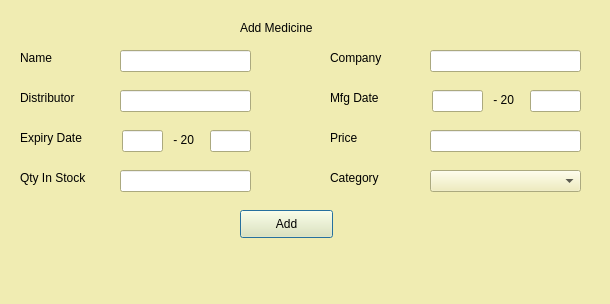
<?xml version="1.0" encoding="UTF-8"?>
<ui version="4.0">
 <class>AddMedicine</class>
 <widget class="QDialog" name="AddMedicine">
  <property name="geometry">
   <rect>
    <x>0</x>
    <y>0</y>
    <width>610</width>
    <height>304</height>
   </rect>
  </property>
  <property name="palette">
   <palette>
    <active>
     <colorrole role="WindowText">
      <brush brushstyle="SolidPattern">
       <color alpha="255">
        <red>0</red>
        <green>0</green>
        <blue>0</blue>
       </color>
      </brush>
     </colorrole>
     <colorrole role="Button">
      <brush brushstyle="SolidPattern">
       <color alpha="255">
        <red>240</red>
        <green>236</green>
        <blue>178</blue>
       </color>
      </brush>
     </colorrole>
     <colorrole role="Light">
      <brush brushstyle="SolidPattern">
       <color alpha="255">
        <red>255</red>
        <green>255</green>
        <blue>255</blue>
       </color>
      </brush>
     </colorrole>
     <colorrole role="Midlight">
      <brush brushstyle="SolidPattern">
       <color alpha="255">
        <red>247</red>
        <green>245</green>
        <blue>216</blue>
       </color>
      </brush>
     </colorrole>
     <colorrole role="Dark">
      <brush brushstyle="SolidPattern">
       <color alpha="255">
        <red>120</red>
        <green>118</green>
        <blue>89</blue>
       </color>
      </brush>
     </colorrole>
     <colorrole role="Mid">
      <brush brushstyle="SolidPattern">
       <color alpha="255">
        <red>160</red>
        <green>157</green>
        <blue>119</blue>
       </color>
      </brush>
     </colorrole>
     <colorrole role="Text">
      <brush brushstyle="SolidPattern">
       <color alpha="255">
        <red>0</red>
        <green>0</green>
        <blue>0</blue>
       </color>
      </brush>
     </colorrole>
     <colorrole role="BrightText">
      <brush brushstyle="SolidPattern">
       <color alpha="255">
        <red>255</red>
        <green>255</green>
        <blue>255</blue>
       </color>
      </brush>
     </colorrole>
     <colorrole role="ButtonText">
      <brush brushstyle="SolidPattern">
       <color alpha="255">
        <red>0</red>
        <green>0</green>
        <blue>0</blue>
       </color>
      </brush>
     </colorrole>
     <colorrole role="Base">
      <brush brushstyle="SolidPattern">
       <color alpha="255">
        <red>255</red>
        <green>255</green>
        <blue>255</blue>
       </color>
      </brush>
     </colorrole>
     <colorrole role="Window">
      <brush brushstyle="SolidPattern">
       <color alpha="255">
        <red>240</red>
        <green>236</green>
        <blue>178</blue>
       </color>
      </brush>
     </colorrole>
     <colorrole role="Shadow">
      <brush brushstyle="SolidPattern">
       <color alpha="255">
        <red>0</red>
        <green>0</green>
        <blue>0</blue>
       </color>
      </brush>
     </colorrole>
     <colorrole role="AlternateBase">
      <brush brushstyle="SolidPattern">
       <color alpha="255">
        <red>247</red>
        <green>245</green>
        <blue>216</blue>
       </color>
      </brush>
     </colorrole>
     <colorrole role="ToolTipBase">
      <brush brushstyle="SolidPattern">
       <color alpha="255">
        <red>255</red>
        <green>255</green>
        <blue>220</blue>
       </color>
      </brush>
     </colorrole>
     <colorrole role="ToolTipText">
      <brush brushstyle="SolidPattern">
       <color alpha="255">
        <red>0</red>
        <green>0</green>
        <blue>0</blue>
       </color>
      </brush>
     </colorrole>
    </active>
    <inactive>
     <colorrole role="WindowText">
      <brush brushstyle="SolidPattern">
       <color alpha="255">
        <red>0</red>
        <green>0</green>
        <blue>0</blue>
       </color>
      </brush>
     </colorrole>
     <colorrole role="Button">
      <brush brushstyle="SolidPattern">
       <color alpha="255">
        <red>240</red>
        <green>236</green>
        <blue>178</blue>
       </color>
      </brush>
     </colorrole>
     <colorrole role="Light">
      <brush brushstyle="SolidPattern">
       <color alpha="255">
        <red>255</red>
        <green>255</green>
        <blue>255</blue>
       </color>
      </brush>
     </colorrole>
     <colorrole role="Midlight">
      <brush brushstyle="SolidPattern">
       <color alpha="255">
        <red>247</red>
        <green>245</green>
        <blue>216</blue>
       </color>
      </brush>
     </colorrole>
     <colorrole role="Dark">
      <brush brushstyle="SolidPattern">
       <color alpha="255">
        <red>120</red>
        <green>118</green>
        <blue>89</blue>
       </color>
      </brush>
     </colorrole>
     <colorrole role="Mid">
      <brush brushstyle="SolidPattern">
       <color alpha="255">
        <red>160</red>
        <green>157</green>
        <blue>119</blue>
       </color>
      </brush>
     </colorrole>
     <colorrole role="Text">
      <brush brushstyle="SolidPattern">
       <color alpha="255">
        <red>0</red>
        <green>0</green>
        <blue>0</blue>
       </color>
      </brush>
     </colorrole>
     <colorrole role="BrightText">
      <brush brushstyle="SolidPattern">
       <color alpha="255">
        <red>255</red>
        <green>255</green>
        <blue>255</blue>
       </color>
      </brush>
     </colorrole>
     <colorrole role="ButtonText">
      <brush brushstyle="SolidPattern">
       <color alpha="255">
        <red>0</red>
        <green>0</green>
        <blue>0</blue>
       </color>
      </brush>
     </colorrole>
     <colorrole role="Base">
      <brush brushstyle="SolidPattern">
       <color alpha="255">
        <red>255</red>
        <green>255</green>
        <blue>255</blue>
       </color>
      </brush>
     </colorrole>
     <colorrole role="Window">
      <brush brushstyle="SolidPattern">
       <color alpha="255">
        <red>240</red>
        <green>236</green>
        <blue>178</blue>
       </color>
      </brush>
     </colorrole>
     <colorrole role="Shadow">
      <brush brushstyle="SolidPattern">
       <color alpha="255">
        <red>0</red>
        <green>0</green>
        <blue>0</blue>
       </color>
      </brush>
     </colorrole>
     <colorrole role="AlternateBase">
      <brush brushstyle="SolidPattern">
       <color alpha="255">
        <red>247</red>
        <green>245</green>
        <blue>216</blue>
       </color>
      </brush>
     </colorrole>
     <colorrole role="ToolTipBase">
      <brush brushstyle="SolidPattern">
       <color alpha="255">
        <red>255</red>
        <green>255</green>
        <blue>220</blue>
       </color>
      </brush>
     </colorrole>
     <colorrole role="ToolTipText">
      <brush brushstyle="SolidPattern">
       <color alpha="255">
        <red>0</red>
        <green>0</green>
        <blue>0</blue>
       </color>
      </brush>
     </colorrole>
    </inactive>
    <disabled>
     <colorrole role="WindowText">
      <brush brushstyle="SolidPattern">
       <color alpha="255">
        <red>120</red>
        <green>118</green>
        <blue>89</blue>
       </color>
      </brush>
     </colorrole>
     <colorrole role="Button">
      <brush brushstyle="SolidPattern">
       <color alpha="255">
        <red>240</red>
        <green>236</green>
        <blue>178</blue>
       </color>
      </brush>
     </colorrole>
     <colorrole role="Light">
      <brush brushstyle="SolidPattern">
       <color alpha="255">
        <red>255</red>
        <green>255</green>
        <blue>255</blue>
       </color>
      </brush>
     </colorrole>
     <colorrole role="Midlight">
      <brush brushstyle="SolidPattern">
       <color alpha="255">
        <red>247</red>
        <green>245</green>
        <blue>216</blue>
       </color>
      </brush>
     </colorrole>
     <colorrole role="Dark">
      <brush brushstyle="SolidPattern">
       <color alpha="255">
        <red>120</red>
        <green>118</green>
        <blue>89</blue>
       </color>
      </brush>
     </colorrole>
     <colorrole role="Mid">
      <brush brushstyle="SolidPattern">
       <color alpha="255">
        <red>160</red>
        <green>157</green>
        <blue>119</blue>
       </color>
      </brush>
     </colorrole>
     <colorrole role="Text">
      <brush brushstyle="SolidPattern">
       <color alpha="255">
        <red>120</red>
        <green>118</green>
        <blue>89</blue>
       </color>
      </brush>
     </colorrole>
     <colorrole role="BrightText">
      <brush brushstyle="SolidPattern">
       <color alpha="255">
        <red>255</red>
        <green>255</green>
        <blue>255</blue>
       </color>
      </brush>
     </colorrole>
     <colorrole role="ButtonText">
      <brush brushstyle="SolidPattern">
       <color alpha="255">
        <red>120</red>
        <green>118</green>
        <blue>89</blue>
       </color>
      </brush>
     </colorrole>
     <colorrole role="Base">
      <brush brushstyle="SolidPattern">
       <color alpha="255">
        <red>240</red>
        <green>236</green>
        <blue>178</blue>
       </color>
      </brush>
     </colorrole>
     <colorrole role="Window">
      <brush brushstyle="SolidPattern">
       <color alpha="255">
        <red>240</red>
        <green>236</green>
        <blue>178</blue>
       </color>
      </brush>
     </colorrole>
     <colorrole role="Shadow">
      <brush brushstyle="SolidPattern">
       <color alpha="255">
        <red>0</red>
        <green>0</green>
        <blue>0</blue>
       </color>
      </brush>
     </colorrole>
     <colorrole role="AlternateBase">
      <brush brushstyle="SolidPattern">
       <color alpha="255">
        <red>240</red>
        <green>236</green>
        <blue>178</blue>
       </color>
      </brush>
     </colorrole>
     <colorrole role="ToolTipBase">
      <brush brushstyle="SolidPattern">
       <color alpha="255">
        <red>255</red>
        <green>255</green>
        <blue>220</blue>
       </color>
      </brush>
     </colorrole>
     <colorrole role="ToolTipText">
      <brush brushstyle="SolidPattern">
       <color alpha="255">
        <red>0</red>
        <green>0</green>
        <blue>0</blue>
       </color>
      </brush>
     </colorrole>
    </disabled>
   </palette>
  </property>
  <property name="windowTitle">
   <string>Dialog</string>
  </property>
  <widget class="QLabel" name="label">
   <property name="geometry">
    <rect>
     <x>240</x>
     <y>20</y>
     <width>91</width>
     <height>16</height>
    </rect>
   </property>
   <property name="text">
    <string>Add Medicine</string>
   </property>
  </widget>
  <widget class="QLabel" name="label_2">
   <property name="geometry">
    <rect>
     <x>20</x>
     <y>50</y>
     <width>71</width>
     <height>16</height>
    </rect>
   </property>
   <property name="text">
    <string>Name</string>
   </property>
  </widget>
  <widget class="QLineEdit" name="edtName">
   <property name="geometry">
    <rect>
     <x>120</x>
     <y>50</y>
     <width>131</width>
     <height>22</height>
    </rect>
   </property>
  </widget>
  <widget class="QLabel" name="label_3">
   <property name="geometry">
    <rect>
     <x>330</x>
     <y>50</y>
     <width>81</width>
     <height>16</height>
    </rect>
   </property>
   <property name="text">
    <string>Company</string>
   </property>
  </widget>
  <widget class="QLineEdit" name="edtComp">
   <property name="geometry">
    <rect>
     <x>430</x>
     <y>50</y>
     <width>151</width>
     <height>22</height>
    </rect>
   </property>
  </widget>
  <widget class="QLabel" name="label_4">
   <property name="geometry">
    <rect>
     <x>20</x>
     <y>90</y>
     <width>81</width>
     <height>16</height>
    </rect>
   </property>
   <property name="text">
    <string>Distributor</string>
   </property>
  </widget>
  <widget class="QLineEdit" name="edtDist">
   <property name="geometry">
    <rect>
     <x>120</x>
     <y>90</y>
     <width>131</width>
     <height>22</height>
    </rect>
   </property>
  </widget>
  <widget class="QLabel" name="label_5">
   <property name="geometry">
    <rect>
     <x>330</x>
     <y>90</y>
     <width>81</width>
     <height>16</height>
    </rect>
   </property>
   <property name="text">
    <string>Mfg Date</string>
   </property>
  </widget>
  <widget class="QLineEdit" name="edtMfg">
   <property name="geometry">
    <rect>
     <x>530</x>
     <y>90</y>
     <width>51</width>
     <height>22</height>
    </rect>
   </property>
  </widget>
  <widget class="QLabel" name="label_6">
   <property name="geometry">
    <rect>
     <x>20</x>
     <y>130</y>
     <width>91</width>
     <height>16</height>
    </rect>
   </property>
   <property name="text">
    <string>Expiry Date</string>
   </property>
  </widget>
  <widget class="QLineEdit" name="edtExp">
   <property name="geometry">
    <rect>
     <x>210</x>
     <y>130</y>
     <width>41</width>
     <height>22</height>
    </rect>
   </property>
  </widget>
  <widget class="QLabel" name="label_7">
   <property name="geometry">
    <rect>
     <x>330</x>
     <y>130</y>
     <width>81</width>
     <height>16</height>
    </rect>
   </property>
   <property name="text">
    <string>Price</string>
   </property>
  </widget>
  <widget class="QLineEdit" name="edtPrc">
   <property name="geometry">
    <rect>
     <x>430</x>
     <y>130</y>
     <width>151</width>
     <height>22</height>
    </rect>
   </property>
  </widget>
  <widget class="QLabel" name="label_8">
   <property name="geometry">
    <rect>
     <x>20</x>
     <y>170</y>
     <width>91</width>
     <height>16</height>
    </rect>
   </property>
   <property name="text">
    <string>Qty In Stock</string>
   </property>
  </widget>
  <widget class="QLineEdit" name="edtQty">
   <property name="geometry">
    <rect>
     <x>120</x>
     <y>170</y>
     <width>131</width>
     <height>22</height>
    </rect>
   </property>
  </widget>
  <widget class="QLabel" name="label_9">
   <property name="geometry">
    <rect>
     <x>330</x>
     <y>170</y>
     <width>81</width>
     <height>16</height>
    </rect>
   </property>
   <property name="text">
    <string>Category</string>
   </property>
  </widget>
  <widget class="QComboBox" name="cmbCat">
   <property name="geometry">
    <rect>
     <x>430</x>
     <y>170</y>
     <width>151</width>
     <height>22</height>
    </rect>
   </property>
  </widget>
  <widget class="QPushButton" name="btnAdd">
   <property name="geometry">
    <rect>
     <x>240</x>
     <y>210</y>
     <width>93</width>
     <height>28</height>
    </rect>
   </property>
   <property name="text">
    <string>Add</string>
   </property>
  </widget>
  <widget class="QLabel" name="lblStat">
   <property name="geometry">
    <rect>
     <x>190</x>
     <y>260</y>
     <width>301</width>
     <height>16</height>
    </rect>
   </property>
   <property name="text">
    <string/>
   </property>
  </widget>
  <widget class="QLabel" name="label_10">
   <property name="geometry">
    <rect>
     <x>170</x>
     <y>130</y>
     <width>31</width>
     <height>20</height>
    </rect>
   </property>
   <property name="text">
    <string> - 20</string>
   </property>
  </widget>
  <widget class="QLabel" name="label_11">
   <property name="geometry">
    <rect>
     <x>490</x>
     <y>90</y>
     <width>31</width>
     <height>20</height>
    </rect>
   </property>
   <property name="text">
    <string> - 20</string>
   </property>
  </widget>
  <widget class="QLineEdit" name="edtEmon">
   <property name="geometry">
    <rect>
     <x>122</x>
     <y>130</y>
     <width>41</width>
     <height>22</height>
    </rect>
   </property>
  </widget>
  <widget class="QLineEdit" name="edtMmon">
   <property name="geometry">
    <rect>
     <x>432</x>
     <y>90</y>
     <width>51</width>
     <height>22</height>
    </rect>
   </property>
  </widget>
 </widget>
 <resources/>
 <connections/>
</ui>
